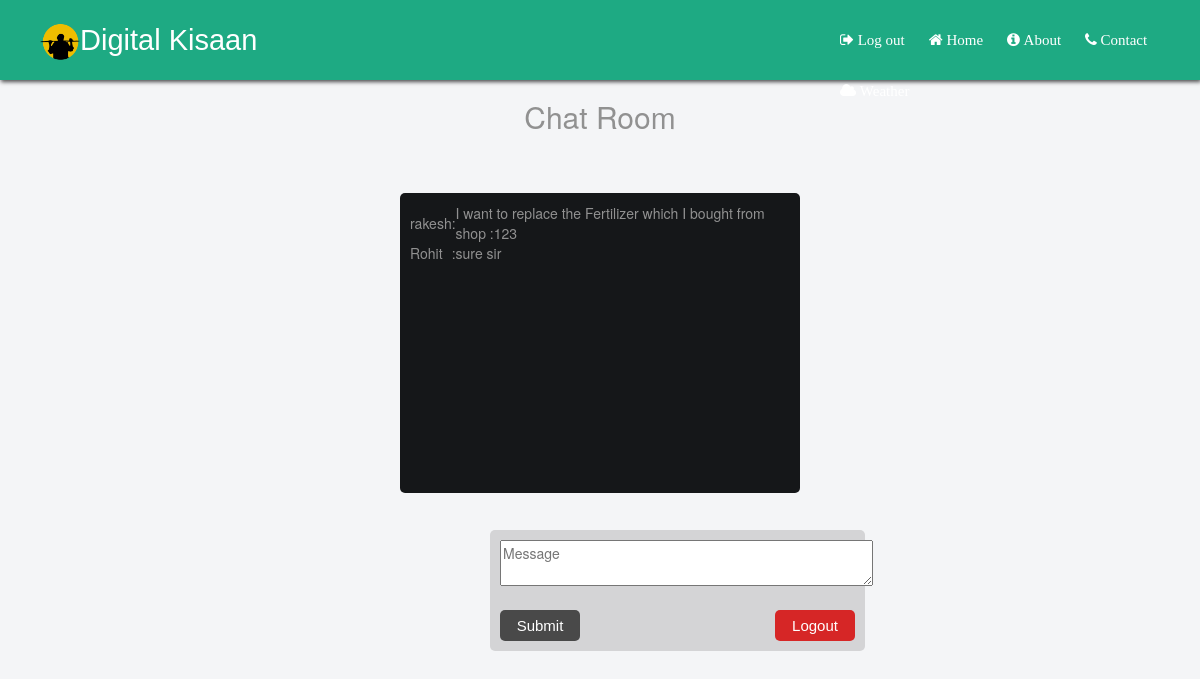
The app's page /php/chat.php (signed in), older data.
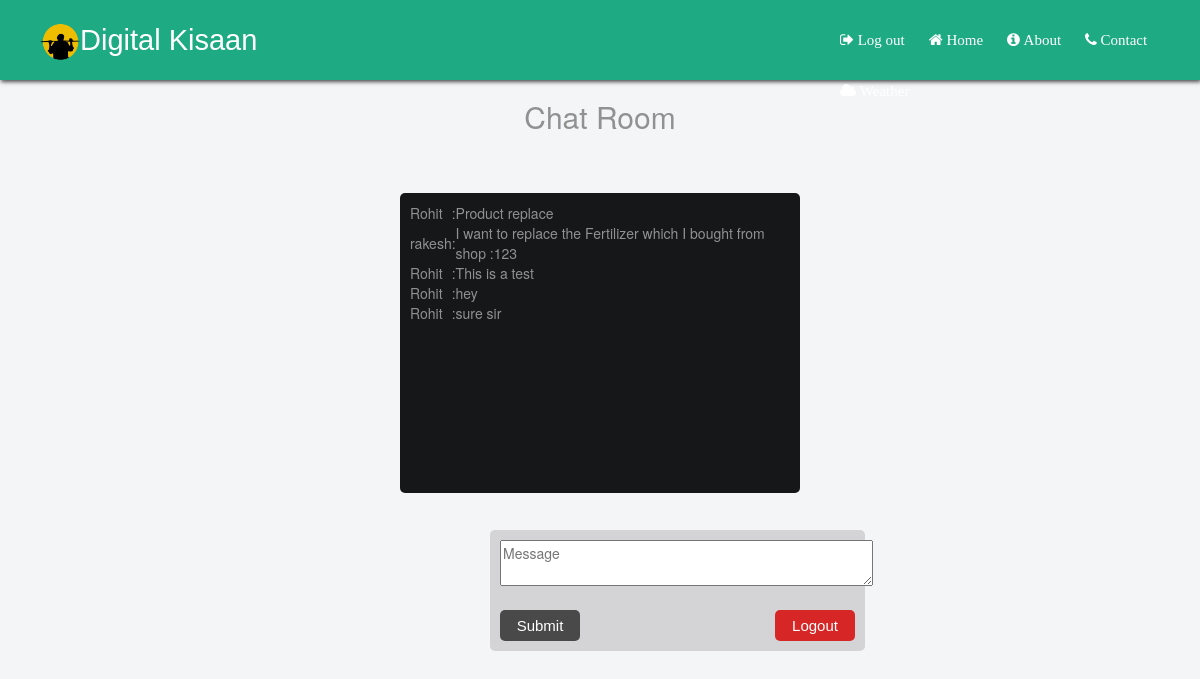
The same page, newer data.
### tables this page shows
CREATE TABLE `chat` (
  `user_id` int(11) NOT NULL,
  `chat_id` int(11) NOT NULL,
  `name` varchar(255) NOT NULL,
  `msg` varchar(500) NOT NULL,
  `status` int(11) NOT NULL
);

### php/chat.php (the view, shortened to what this page needs)
<!DOCTYPE html>
<html>
<head>
	 <link rel="stylesheet" href="https://maxcdn.bootstrapcdn.com/bootstrap/3.3.6/css/bootstrap.min.css" />
	 <link rel="stylesheet" type="text/css" href="../css/main.css">
<link rel="stylesheet" type="text/css" href="../css/index.css">
<link rel="stylesheet" type="text/css" href="../css/wprofile.css">
<link rel="stylesheet" type="text/css" href="../css/search.css">
<link rel="stylesheet" href="https://maxcdn.bootstrapcdn.com/bootstrap/3.3.2/css/bootstrap.min.css">
<link rel="stylesheet" href="https://cdnjs.cloudflare.com/ajax/libs/font-awesome/4.7.0/css/font-awesome.min.css">
</head>
<body>
<body style="background:#f4f5f7;">
<div class="header" style="height:80px;box-shadow: 1px 2px 4px 0px #4e4e4f;">
 <p><img src="../images/kisaanlogo.png" width="40px" >Digital Kisaan
 </p>
 <ul style="margin-left:800px;">
   <li><a href="logout.php"><i class="fa fa-sign-out"></i>&nbsp;Log out</a></li>
 <li><a href="index.php"><i class="fa fa-home"></i>&nbsp;Home</a></li>
  <li><a href="About.php"><i class="fa fa-info-circle"></i>&nbsp;About</a></li>
   <li><a href="contact.php"><i class="fa fa-phone"></i>&nbsp;Contact</a></li>
  <li><a href="current.php"><i class="fa fa-cloud"></i>&nbsp;Weather</a></li></div>
<h2   align="center">Chat Room</h2>
<form action="process.php" id="form" method="post" name="form" style="margin-top: 5%;" >
<?php
$conn = mysqli_connect("localhost", "root", "", "digital_kisan") or die ("could not connect to mysql");
	$sqlCommand="select * from chat";
	$query=mysqli_query($conn, $sqlCommand) or die(mysql_error()) ;
echo "<div><table style = \"color:white; background: #151719  ;overflow:auto;display:flex;flex-direction:column;\">";
		if($query) {
                while($row = mysqli_fetch_assoc($query) ) {
      if($row['status']==1){
			echo '<tr><td style="color:white;"><div class="bullet" ></div></td>';
	 }
	 else {
	 	echo '<tr><td><div class="bye"></div></td>';
	 }
echo '<td colspan="300px">
	'.$row["name"] .'</td> <td>:</td> <td>' .$row["msg"].'</td></tr></div>';
	}
}
?>
<br><br>
<div class="sendmsg" >
<textarea id="msg" name="message" cols="47" placeholder="Message"></textarea><br><br>
<input  type="submit" style="width:80px;padding:5px;font-size:15px;border-radius:5px;border:none;font-family: sans-serif;text-align: center;color:white;"value="Submit" name="submit" id="submit" required="">
</form>
<form action="logout.php" style="float:right">
	<input type="submit" style="background:#d62626;width:80px;padding:5px;font-size:15px;border-radius:5px;border:none;font-family: sans-serif;text-align: center;color:white;"value="Logout" name="submit" id="submit" value="logout" >
	</form>
</body>
</html>

### css/main.css (style rules this page uses)
.header ul { display:inline; position:absolute; top:0; margin-left:900px; }

### css/index.css (style rules this page uses)
body { margin:0; padding:0; font-family:sans-serif; color:white; }
.header { background-color:#1eaa83; height:100px; width:100%; position:relative; top:0; }
.header p { font-family:sans-serif; font-size:29px; padding:20px; color:white; padding-bottom:2px; margin-left:20px; margin-top:0px; }
.header ul { display:inline; position:absolute; top:0; margin-left:800px; }
.header ul li { color:white; list-style:none; display:inline-block; margin-top:15px; padding-right:10px; font-family:verdana; text-decoration:none; }
.header ul li a { color:white; list-style:none; display:inline-block; margin-top:15px; padding-right:10px; font-family:verdana; text-decoration:none;font-size:15px; }

### css/wprofile.css (style rules this page uses)
.bg tr,td { padding:10px; color:#919191; }

### php/chat.php (style rules this page uses)
.sendmsg input[type=submit] { width:80px; padding:5px; font-size:15px; border-radius:5px; border:none; font-family: sans-serif; text-align: center; color:#919191; background-color:#494949; }
.sendmsg { padding:10px; top:530px; position:absolute; width:375px; margin-left:490px; margin-right:auto; display:inline-block; border-radius:5px; background:#d4d4d6; }
table { padding:10px; width:400px; height:300px; margin-left:auto; margin-right:auto; margin-top:20px; color: white; border-radius:5px; }
h2 { color:#919191; font-size:30px; }

Row changes from the older to the newer data that the page shows:
added chat: name "Rohit", msg "Product replace"
added chat: name "Rohit", msg "This is a test"
added chat: name "Rohit", msg "hey"
